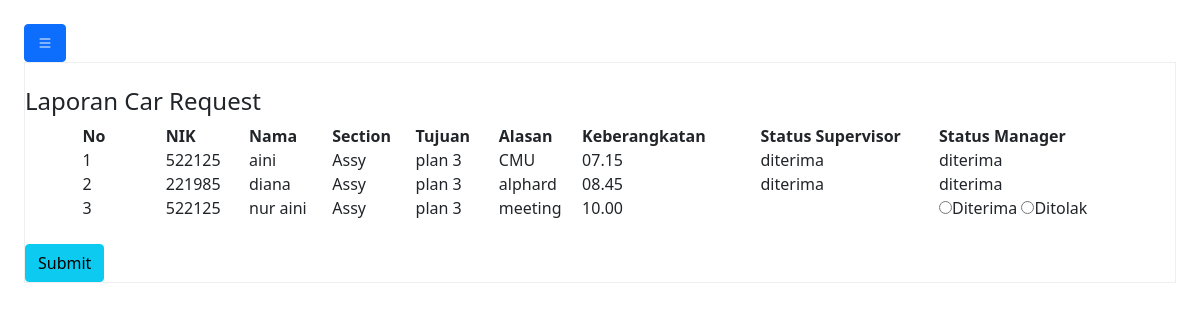
The app's page /request_manager.php (signed in) with its own data.
### tables this page shows
CREATE TABLE `data` (
  `id` int(11) NOT NULL,
  `nik` varchar(200) NOT NULL,
  `nama` varchar(100) NOT NULL,
  `section` varchar(50) NOT NULL,
  `tujuan` varchar(200) NOT NULL,
  `alasan` varchar(1000) NOT NULL,
  `keberangkatan` varchar(200) NOT NULL,
  `status_spv` varchar(100) DEFAULT NULL,
  `status_manager` varchar(100) DEFAULT NULL,
  `status_ga` varchar(100) DEFAULT NULL,
  `security` varchar(100) DEFAULT NULL,
  `notif_supervisor` int(11) NOT NULL DEFAULT 0,
  `notif_manager` int(11) NOT NULL DEFAULT 0,
  `notif_ga` int(11) NOT NULL DEFAULT 0,
  `notif_user` int(11) NOT NULL DEFAULT 0,
  `notif_security` int(11) NOT NULL DEFAULT 0,
  `notif_admin` int(11) NOT NULL DEFAULT 0
);

### request_manager.php (the view, shortened to what this page needs)
<!DOCTYPE html>
<html lang="en">
<head>
  <link rel="stylesheet" href="https://stackpath.bootstrapcdn.com/bootstrap/5.0.0-alpha2/css/bootstrap.min.css" />
  <link rel="stylesheet" href="https://cdn.jsdelivr.net/npm/bootstrap-icons@1.9.1/font/bootstrap-icons.css" />
</head>
<body background="#87CEFA" ;>
  <section class="p-4" id="main-content">
    <button class="btn btn-primary" id="button-toggle">
      <i class="bi bi-list"></i>
    </button>
    <div style="border:1px solid rgb(238,238,238); padding:auto; overflow:auto; width:auto; height:auto;">
      <?php
      include "koneksi.php";
      $query = mysqli_query($koneksi, "SELECT * FROM data");
      ?>
      <form action="proses_manager.php" method="post">
        <table width="90%" border="0" align="center" cellpadding="0" cellspacing="0">
          <tr bgcolor="white"></br>
            <h4>Laporan Car Request</h4>
          <tr>
            <th width="70">No</td>
            <th width="70">NIK</td>
            <th width="70">Nama</td>
            <th width="70">Section</td>
            <th width="70">Tujuan</td>
            <th width="70">Alasan</td>
            <th width="150">Keberangkatan</td>
            <th width="150">Status Supervisor</td>
            <th width="150">Status Manager</td>
          </tr>
          <?php if (mysqli_num_rows($query) > 0) { ?>
            <?php
            $no = 1;
            while ($data = mysqli_fetch_array($query)) {
            ?>
              <tr>
                <td><?php echo $no ?></td>
                <td><?php echo $data["nik"]; ?></td>
                <td><?php echo $data["nama"]; ?></td>
                <td><?php echo $data["section"]; ?></td>
                <td><?php echo $data["tujuan"]; ?></td>
                <td><?php echo $data["alasan"]; ?></td>
                <td><?php echo $data["keberangkatan"]; ?></td>
                <td><?php echo $data["status_spv"]; ?></td>
                <td>
                  <?php if ($data["status_manager"] == NULL) : ?>
                    <input type="radio" name="status_manager[<?= $data['id'] ?>]" value="diterima" required>Diterima
                    <input type="radio" name="status_manager[<?= $data['id'] ?>]" value="ditolak" required>Ditolak
                  <?php else : ?>
                    <?php echo $data["status_manager"]; ?>
                  <?php endif; ?>
                </td>
              </tr>
            <?php $no++;
            } ?>
          <?php } ?>
        </table></br>
        <input type="submit" name="submit" id="submit" class="btn btn-info" value="Submit" />
    </div>
  </section>
</body>
</html>

### request_manager.php (style rules this page uses)
#main-content { transition: 0.4s; }

### records on screen
data: nik "522125", nama "aini", section "Assy", tujuan "plan 3", alasan "CMU", keberangkatan "07.15", status_spv "diterima", status_manager "diterima"
data: nik "221985", nama "diana", section "Assy", tujuan "plan 3", alasan "alphard", keberangkatan "08.45", status_spv "diterima", status_manager "diterima"
data: nik "522125", nama "nur aini", section "Assy", tujuan "plan 3", alasan "meeting", keberangkatan "10.00"
